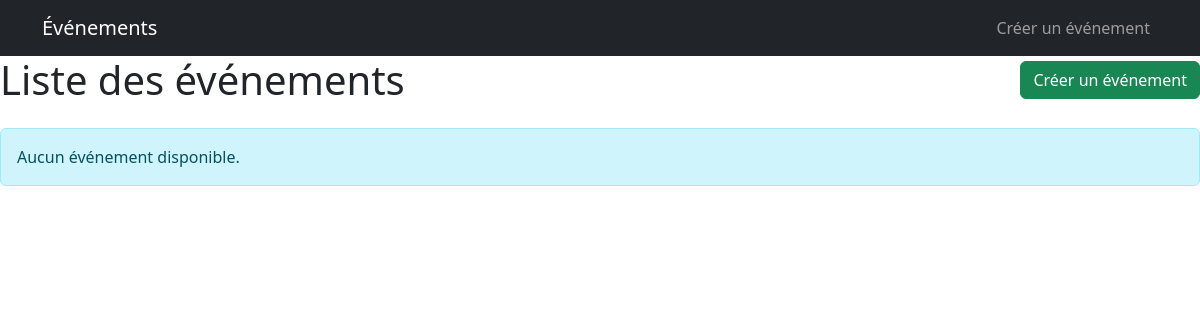
/events/, run on an earlier commit of the app's database.
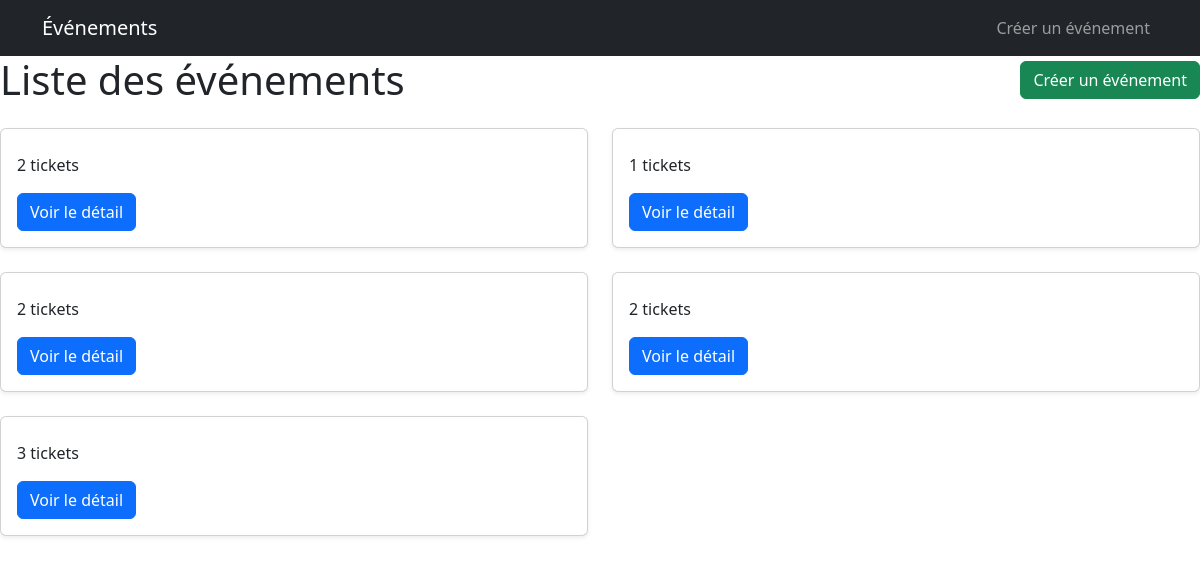
And on a later commit of the database.
### events/models.py (models this page shows, shortened)
class Event(models.Model):
    title = models.CharField(max_length=200, verbose_name=_("Event Title"))
    description = models.TextField(verbose_name=_("Event Description"))
    start_date = models.DateTimeField(verbose_name=_("Event Date"))
    end_date = models.DateTimeField(verbose_name=_("Event End Date"))
    location = models.CharField(max_length=255, verbose_name=_("Event Location"))
    created_at = models.DateTimeField(auto_now=True)
    updated_at = models.DateTimeField(auto_now_add=True)
    organizer = models.ForeignKey(Organizer, on_delete=models.CASCADE, related_name='events', verbose_name=_("Organizer"))
    class Meta:
        verbose_name = _("Event")
        verbose_name_plural = _("Events")
        ordering = ['start_date']
        indexes = [
            models.Index(fields=['start_date'], name='event_start_date_idx'),
            models.Index(fields=['end_date'], name='event_end_date_idx'),
        ]
        constraints = [
            models.UniqueConstraint(
                fields=['title', 'start_date'],
                name='unique_event_title_start_date'
            )
        ]

### events/views.py (the view)
# urls.py: path('', views.EventListView.as_view(), name='event_list'),
class EventListView(ListView):
    def __init__(self, **kwargs: Any):
        super().__init__(**kwargs)
        self._service =  EventServiceImpl(EventRepositoryImpl(Event))
    template_name = 'events/list.html'
    context_object_name = 'events'
    def get_queryset(self):
        return self._service.get_all_events()
    def get_context_data(
        self, *, object_list = ..., **kwargs
    ):
        context = super().get_context_data(**kwargs)
        context.update({
            'events': self.get_queryset()
        })
        return context

### events/repository_impl.py (called while the page is built)
    def get_all_events(self):
        qs = self.model.objects.annotate(ticket_count=Count('tickets'))
        return qs.select_related('organizer').all()

### events/services_impl.py (called while the page is built)
    def get_all_events(self):
        return self.repository.get_all_events()

### events/templates/events/list.html (shortened to what this page needs)
{% extends 'base.html' %}
{% load widget_tweaks %}
{% block content %}
<div class="d-flex justify-content-between align-items-center mb-4">
    <h1 class="mb-0">Liste des événements</h1>
    <a href="{% url 'event_create' %}" class="btn btn-success">Créer un événement</a>
</div>
{% if events %}
    <div class="row row-cols-1 row-cols-md-2 g-4">
        {% for event in events %}
        <div class="col">
            <div class="card h-100 shadow-sm">
                <div class="card-body">
                    <p class="card-text">{{ event.ticket_count }} tickets</p>
                    <a href="{% url 'event_detail' event.id %}" class="btn btn-primary">Voir le détail</a>
                </div>
            </div>
        </div>
        {% endfor %}
    </div>
{% else %}
    <div class="alert alert-info">Aucun événement disponible.</div>
{% endif %}
{% endblock %}

### templates/base.html (shortened to what this page needs)
<!DOCTYPE html>
<html lang="en">
<head>
<link href="https://cdn.jsdelivr.net/npm/bootstrap@5.3.3/dist/css/bootstrap.min.css" rel="stylesheet">
</head>
<body>
    {% include 'partials/header.html' %}
    {% block content %}
    {% endblock content %}
</body>
</html>

### templates/partials/header.html
<nav class="navbar navbar-expand-lg navbar-dark bg-dark">
        <div class="container">
            <a class="navbar-brand" href="{% url 'event_list' %}">Événements</a>
            <div class="navbar-nav">
                <a class="nav-link" href="{% url 'event_create' %}">Créer un événement</a>
            </div>
        </div>
</nav>

What changed in the data, as far as the page shows it:
added Event: ticket_count "2"
added Event: ticket_count "1"
added Event: ticket_count "2"
added Event: ticket_count "2"
added Event: ticket_count "3"
Also different on the page:
text no longer shown: "Aucun événement disponible."
